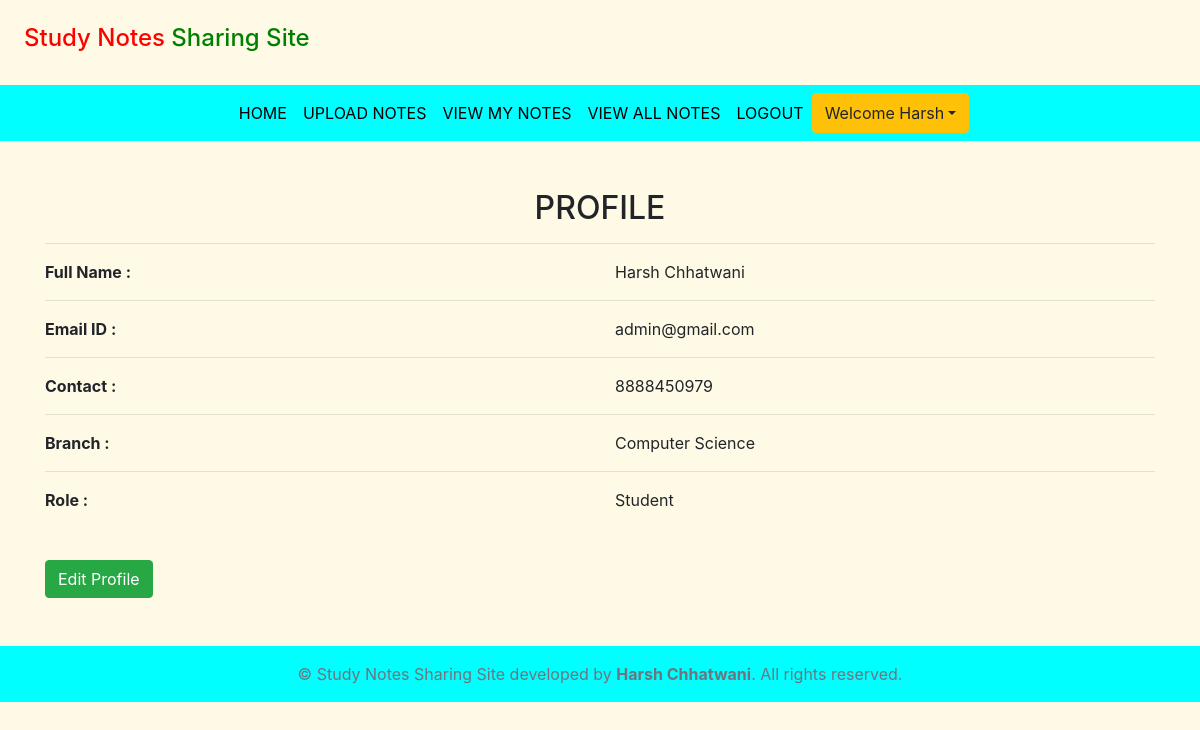
Screenshot of /profile/ (signed in) with the database file from the repository.
### notes/models.py (models this page shows, shortened)
class Signup(models.Model):
    user = models.ForeignKey(User, on_delete=models.CASCADE)
    contact = models.CharField(max_length=10,null=True)
    branch = models.CharField(max_length=30)
    role = models.CharField(max_length=15)

### notes/views.py (the view)
# urls.py: path('profile/',profile,name='profile'),
def profile(request):
    if not request.user.is_authenticated:
        return redirect('/login')
    user = User.objects.get(id=request.user.id)
    data = Signup.objects.get(user=user)
    d = {'data':data,'user':user}
    return render(request,'profile.html',d)

### notes/templates/profile.html
{% extends 'usernavigation.html' %}
{% load static %}
{% block body %}
<div class="container">
    <h2 class="text-center mt-5">PROFILE</h2>
    <hr>
    <div class="row">
        <div class="col-md-6">
            <b>Full Name :</b>
        </div>
        <div class="col-md-6" style="text-transform:capitalize;">
            {{data.user.first_name}} {{data.user.last_name}}
        </div>
    </div>
    <hr>
    <div class="row">
        <div class="col-md-6">
            <b>Email ID :</b>
        </div>
        <div class="col-md-6">
            {{data.user.username}}
        </div>
    </div>
    <hr>
    <div class="row">
        <div class="col-md-6">
            <b>Contact :</b>
        </div>
        <div class="col-md-6">
            {{data.contact}}
        </div>
    </div>
    <hr>
    <div class="row">
        <div class="col-md-6">
            <b>Branch :</b>
        </div>
        <div class="col-md-6">
            {{data.branch}}
        </div>
    </div>
    <hr>
    <div class="row">
        <div class="col-md-6">
            <b>Role :</b>
        </div>
        <div class="col-md-6">
            {{data.role}}
        </div>
    </div>
    <a href="{% url 'editprofile' %}" class="btn btn-success mt-5">Edit Profile</a>
</div>
{% endblock %}

### notes/templates/usernavigation.html (shortened to what this page needs)
<html lang="en">
<head>
  {% load static %}
  <link rel="stylesheet" href="https://maxcdn.bootstrapcdn.com/bootstrap/4.3.1/css/bootstrap.min.css">
  <link rel="stylesheet" href="https://use.fontawesome.com/releases/v5.6.3/css/all.css">
  <link rel="stylesheet" href="{% static 'css/mystyle.css' %}?v=2">
</head>
<body>
<h4 style="padding:2%"><span style="color:red;">Study Notes</span><span style="color:green;"> Sharing Site</span></h4>
<nav class="navbar navbar-expand-sm justify-content-center" style="background-color : aqua;">
<ul class="navbar-nav">
  <li class="navbar-item">
    <a class="nav-link" href="{% url 'profile' %}">HOME</a>
  </li>
  <li class="nav-item">
    <a class="nav-link" href="{% url 'upload_notes' %}">UPLOAD NOTES</a>
  </li>
  <li class="nav-item">
    <a class="nav-link" href="{% url 'view_mynotes' %}">VIEW MY NOTES</a>
  </li>
  <li class="nav-item">
    <a class="nav-link" href="{% url 'view_allnotes' %}">VIEW ALL NOTES</a>
  </li>
  <li class="nav-item">
    <a class="nav-link" href="{% url 'logout' %}">LOGOUT</a>
  </li>
  <div class="btn-group">
      <button type="button" class="btn btn-warning dropdown-toggle" data-toggle="dropdown">Welcome {{request.user.first_name}}</button>
  </div>
</ul>
</nav>
{% block body %}
{% endblock %}
<footer class="text-center text-lg-start bg-light text-muted mt-5">
  <div class="text-center p-3" style="background-color: aqua;">
    © {{ now|date:"Y" }} Study Notes Sharing Site developed by <b>Harsh Chhatwani</b>. All rights reserved.
  </div>
</footer>
</body>
</html>

### notes/static/css/mystyle.css (style rules this page uses)
body { background-color:#fffae6; }
.nav-link { color:black; }

### rows the page displays
Signup: user.first_name "Harsh", user.last_name "Chhatwani", user.username "admin@gmail.com", contact "8888450979", branch "Computer Science", role "Student"

### other values shown
{{ request.user.first_name }} "Harsh"
